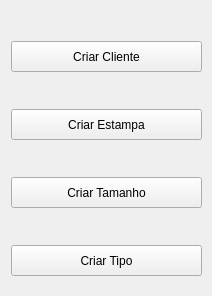
<?xml version="1.0" encoding="UTF-8"?>
<ui version="4.0">
 <class>Form_configuracao</class>
 <widget class="QWidget" name="Form_configuracao">
  <property name="geometry">
   <rect>
    <x>0</x>
    <y>0</y>
    <width>212</width>
    <height>296</height>
   </rect>
  </property>
  <property name="windowTitle">
   <string>Configuração</string>
  </property>
  <widget class="QPushButton" name="PB_cliente">
   <property name="geometry">
    <rect>
     <x>11</x>
     <y>41</y>
     <width>191</width>
     <height>31</height>
    </rect>
   </property>
   <property name="text">
    <string>Criar Cliente</string>
   </property>
  </widget>
  <widget class="QPushButton" name="PB_estampa">
   <property name="geometry">
    <rect>
     <x>11</x>
     <y>109</y>
     <width>191</width>
     <height>31</height>
    </rect>
   </property>
   <property name="text">
    <string>Criar Estampa</string>
   </property>
  </widget>
  <widget class="QPushButton" name="PB_tamanho">
   <property name="geometry">
    <rect>
     <x>11</x>
     <y>177</y>
     <width>191</width>
     <height>31</height>
    </rect>
   </property>
   <property name="text">
    <string>Criar Tamanho</string>
   </property>
  </widget>
  <widget class="QPushButton" name="PB_tipo">
   <property name="geometry">
    <rect>
     <x>11</x>
     <y>245</y>
     <width>191</width>
     <height>31</height>
    </rect>
   </property>
   <property name="text">
    <string>Criar Tipo</string>
   </property>
  </widget>
 </widget>
 <resources/>
 <connections/>
</ui>
